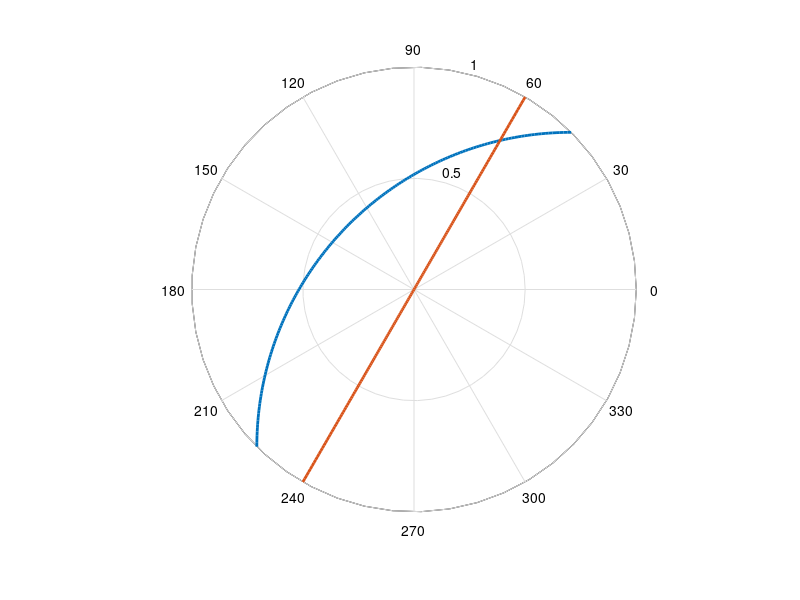

Reproduce this figure in MATLAB.
% ExxonMobil Upstream Research Company 2016
% Darren Pais
% Surveillance and Optimization, Reservoir 
% Induced Seisimicty Integrated Team, Drilling and Subsurface


%plot stereonet projection for faults given dip and strike
%output: Theta: Polar coordiate angle of stereonet curve
%        Rho: Polar coordiante distance (rho) of stereonet curve
%        poleth: Polar corrdinate angle for pole
%        polerho: Polar coordinate radius for pole

function [Theta, Rho, poleth, polerho]=stereonet(dip,strike)

if nargin==0
    dip=    [45 ; 90] ;
    strike =[45 ; 60] ;   
end

strike = strike*pi/180 ; %to radians
dip    = dip*pi/180 ; %to radians

%define pole
poleth = strike-pi/2;
polerho = dip/(pi/2) ; 


R=1 ;
rake=0:pi/180:pi;

%placeholder
Theta=zeros(length(dip),length(rake)) ; Rho=Theta ;

%calculate projections
for i=1:1:length(strike)
    plunge = asin(sin(dip(i)).*sin(rake));
    trend  = strike(i) + atan2(cos(dip(i)).*sin(rake),cos(rake)) ;
    rho=R.*tan(pi/4 - plunge/2) ;
    Theta(i,:) = trend;  %as per MATLAB goes CCW from 0300 .. to go CW from 1200 use pi/2-trend
    Rho(i,:) = rho ;
end

%plotting
if nargin==0
    for i=1:1:length(strike)
          hp=polar(Theta(i,:),Rho(i,:)) ;

        set(hp,'linewidth',2);
        hold all;
    end
end

end